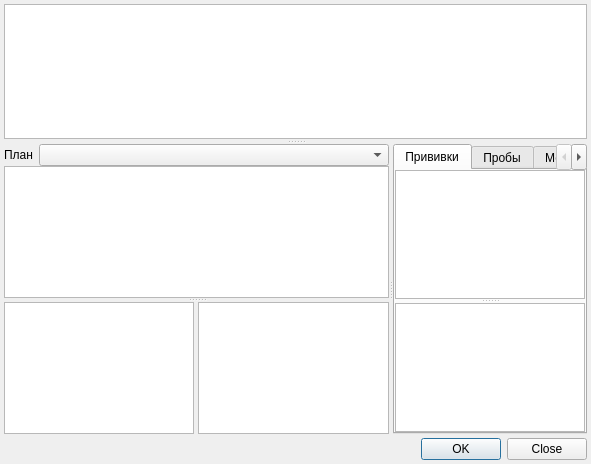
<?xml version="1.0" encoding="UTF-8"?>
<ui version="4.0">
 <class>ClientVaccinationCardDialog</class>
 <widget class="QDialog" name="ClientVaccinationCardDialog">
  <property name="geometry">
   <rect>
    <x>0</x>
    <y>0</y>
    <width>591</width>
    <height>464</height>
   </rect>
  </property>
  <property name="cursor">
   <cursorShape>ArrowCursor</cursorShape>
  </property>
  <property name="mouseTracking">
   <bool>false</bool>
  </property>
  <property name="windowTitle">
   <string>Dialog</string>
  </property>
  <layout class="QVBoxLayout" name="verticalLayout_9">
   <property name="spacing">
    <number>4</number>
   </property>
   <property name="margin">
    <number>4</number>
   </property>
   <item>
    <widget class="QSplitter" name="splitter_5">
     <property name="orientation">
      <enum>Qt::Vertical</enum>
     </property>
     <property name="handleWidth">
      <number>5</number>
     </property>
     <property name="childrenCollapsible">
      <bool>false</bool>
     </property>
     <widget class="QWidget" name="pnlClientInfoBrowser" native="true">
      <property name="sizePolicy">
       <sizepolicy hsizetype="Preferred" vsizetype="Maximum">
        <horstretch>0</horstretch>
        <verstretch>0</verstretch>
       </sizepolicy>
      </property>
      <layout class="QVBoxLayout" name="verticalLayout_8">
       <property name="spacing">
        <number>0</number>
       </property>
       <property name="margin">
        <number>0</number>
       </property>
       <item>
        <widget class="CTextBrowser" name="txtClientInfoBrowser">
         <property name="sizePolicy">
          <sizepolicy hsizetype="Expanding" vsizetype="Expanding">
           <horstretch>0</horstretch>
           <verstretch>0</verstretch>
          </sizepolicy>
         </property>
         <property name="minimumSize">
          <size>
           <width>0</width>
           <height>100</height>
          </size>
         </property>
         <property name="focusPolicy">
          <enum>Qt::ClickFocus</enum>
         </property>
         <property name="readOnly">
          <bool>true</bool>
         </property>
         <property name="html">
          <string>&lt;!DOCTYPE HTML PUBLIC &quot;-//W3C//DTD HTML 4.0//EN&quot; &quot;http://www.w3.org/TR/REC-html40/strict.dtd&quot;&gt;
&lt;html&gt;&lt;head&gt;&lt;meta name=&quot;qrichtext&quot; content=&quot;1&quot; /&gt;&lt;style type=&quot;text/css&quot;&gt;
p, li { white-space: pre-wrap; }
&lt;/style&gt;&lt;/head&gt;&lt;body style=&quot; font-family:'Tahoma'; font-size:9pt; font-weight:400; font-style:normal;&quot;&gt;
&lt;p style=&quot;-qt-paragraph-type:empty; margin-top:0px; margin-bottom:0px; margin-left:0px; margin-right:0px; -qt-block-indent:0; text-indent:0px; font-family:'MS Shell Dlg 2'; font-size:8pt;&quot;&gt;&lt;br /&gt;&lt;/p&gt;&lt;/body&gt;&lt;/html&gt;</string>
         </property>
         <property name="textInteractionFlags">
          <set>Qt::TextBrowserInteraction</set>
         </property>
        </widget>
       </item>
      </layout>
     </widget>
     <widget class="QWidget" name="pnlMain" native="true">
      <property name="sizePolicy">
       <sizepolicy hsizetype="Preferred" vsizetype="Expanding">
        <horstretch>0</horstretch>
        <verstretch>0</verstretch>
       </sizepolicy>
      </property>
      <layout class="QGridLayout" name="gridLayout">
       <property name="margin">
        <number>0</number>
       </property>
       <property name="spacing">
        <number>0</number>
       </property>
       <item row="0" column="0">
        <widget class="QSplitter" name="splitter_2">
         <property name="orientation">
          <enum>Qt::Horizontal</enum>
         </property>
         <widget class="QWidget" name="pnlFilter" native="true">
          <layout class="QGridLayout" name="gridLayout_3">
           <property name="verticalSpacing">
            <number>0</number>
           </property>
           <property name="margin">
            <number>0</number>
           </property>
           <item row="0" column="1">
            <widget class="CRBComboBox" name="cmbFilterVaccinationCalendar"/>
           </item>
           <item row="0" column="0">
            <widget class="QLabel" name="lblFilterVaccinationCalendar">
             <property name="sizePolicy">
              <sizepolicy hsizetype="Maximum" vsizetype="Preferred">
               <horstretch>0</horstretch>
               <verstretch>0</verstretch>
              </sizepolicy>
             </property>
             <property name="text">
              <string>План</string>
             </property>
            </widget>
           </item>
           <item row="2" column="0" colspan="2">
            <widget class="QSplitter" name="splitter">
             <property name="orientation">
              <enum>Qt::Vertical</enum>
             </property>
             <widget class="QWidget" name="pnlFilterInfection" native="true">
              <layout class="QVBoxLayout" name="verticalLayout">
               <property name="spacing">
                <number>0</number>
               </property>
               <property name="margin">
                <number>0</number>
               </property>
               <item>
                <widget class="CRBCheckTableView" name="tblFilterInfection"/>
               </item>
              </layout>
             </widget>
             <widget class="QWidget" name="pnlFilterVaccineAndProbe" native="true">
              <layout class="QHBoxLayout" name="horizontalLayout">
               <property name="spacing">
                <number>4</number>
               </property>
               <property name="margin">
                <number>0</number>
               </property>
               <item>
                <widget class="CRBCheckTableView" name="tblFilterVaccine"/>
               </item>
               <item>
                <widget class="CRBCheckTableView" name="tblFilterProbe"/>
               </item>
              </layout>
             </widget>
            </widget>
           </item>
          </layout>
         </widget>
         <widget class="QTabWidget" name="tabWidget">
          <property name="currentIndex">
           <number>0</number>
          </property>
          <widget class="QWidget" name="tabVaccination">
           <attribute name="title">
            <string>Прививки</string>
           </attribute>
           <layout class="QVBoxLayout" name="verticalLayout_4">
            <property name="spacing">
             <number>0</number>
            </property>
            <property name="margin">
             <number>0</number>
            </property>
            <item>
             <widget class="QSplitter" name="tabVaccinationSplitter">
              <property name="orientation">
               <enum>Qt::Vertical</enum>
              </property>
              <widget class="QWidget" name="pnlVaccination" native="true">
               <layout class="QVBoxLayout" name="verticalLayout_2">
                <property name="spacing">
                 <number>0</number>
                </property>
                <property name="margin">
                 <number>0</number>
                </property>
                <item>
                 <widget class="CTableView" name="tblVaccination"/>
                </item>
               </layout>
              </widget>
              <widget class="QWidget" name="pnlVaccinationLeftoverSchema" native="true">
               <layout class="QVBoxLayout" name="verticalLayout_3">
                <property name="spacing">
                 <number>0</number>
                </property>
                <property name="margin">
                 <number>0</number>
                </property>
                <item>
                 <widget class="CTableView" name="tblVaccinationLeftOverSchema"/>
                </item>
               </layout>
              </widget>
             </widget>
            </item>
           </layout>
          </widget>
          <widget class="QWidget" name="tabProbe">
           <attribute name="title">
            <string>Пробы</string>
           </attribute>
           <layout class="QVBoxLayout" name="verticalLayout_7">
            <property name="spacing">
             <number>0</number>
            </property>
            <property name="margin">
             <number>0</number>
            </property>
            <item>
             <widget class="QSplitter" name="tabProbeSplitter">
              <property name="orientation">
               <enum>Qt::Vertical</enum>
              </property>
              <widget class="QWidget" name="pnlProbe" native="true">
               <layout class="QVBoxLayout" name="verticalLayout_5">
                <property name="spacing">
                 <number>0</number>
                </property>
                <property name="margin">
                 <number>0</number>
                </property>
                <item>
                 <widget class="CTableView" name="tblProbe"/>
                </item>
               </layout>
              </widget>
              <widget class="QWidget" name="pnlProbeLeftoverSchema" native="true">
               <layout class="QVBoxLayout" name="verticalLayout_6">
                <property name="spacing">
                 <number>0</number>
                </property>
                <property name="margin">
                 <number>0</number>
                </property>
                <item>
                 <widget class="CTableView" name="tblProbeLeftoverSchema"/>
                </item>
               </layout>
              </widget>
             </widget>
            </item>
           </layout>
          </widget>
          <widget class="QWidget" name="tabMedicalExemption">
           <attribute name="title">
            <string>Медотводы</string>
           </attribute>
           <layout class="QVBoxLayout" name="verticalLayout_12">
            <property name="spacing">
             <number>0</number>
            </property>
            <property name="margin">
             <number>0</number>
            </property>
            <item>
             <widget class="QSplitter" name="tabMedicalExemptionSplitter">
              <property name="orientation">
               <enum>Qt::Vertical</enum>
              </property>
              <widget class="QWidget" name="pnlMedicalExemption" native="true">
               <layout class="QVBoxLayout" name="verticalLayout_10">
                <property name="spacing">
                 <number>0</number>
                </property>
                <property name="margin">
                 <number>0</number>
                </property>
                <item>
                 <widget class="CTableView" name="tblMedicalExemption"/>
                </item>
               </layout>
              </widget>
              <widget class="QWidget" name="pnlMedicalExemptionInfections" native="true">
               <layout class="QVBoxLayout" name="verticalLayout_11">
                <property name="spacing">
                 <number>0</number>
                </property>
                <property name="margin">
                 <number>0</number>
                </property>
                <item>
                 <widget class="CTableView" name="tblMedicalExemptionInfections"/>
                </item>
               </layout>
              </widget>
             </widget>
            </item>
           </layout>
          </widget>
         </widget>
        </widget>
       </item>
      </layout>
     </widget>
    </widget>
   </item>
   <item>
    <widget class="QDialogButtonBox" name="buttonBox">
     <property name="orientation">
      <enum>Qt::Horizontal</enum>
     </property>
     <property name="standardButtons">
      <set>QDialogButtonBox::Close|QDialogButtonBox::Ok</set>
     </property>
    </widget>
   </item>
  </layout>
 </widget>
 <customwidgets>
  <customwidget>
   <class>CTableView</class>
   <extends>QTableView</extends>
   <header>library/TableView.h</header>
  </customwidget>
  <customwidget>
   <class>CRBComboBox</class>
   <extends>QComboBox</extends>
   <header>library/crbcombobox.h</header>
  </customwidget>
  <customwidget>
   <class>CTextBrowser</class>
   <extends>QTextBrowser</extends>
   <header>library/TextBrowser.h</header>
  </customwidget>
  <customwidget>
   <class>CRBCheckTableView</class>
   <extends>QTableView</extends>
   <header>library/RBCheckTable.h</header>
  </customwidget>
 </customwidgets>
 <tabstops>
  <tabstop>cmbFilterVaccinationCalendar</tabstop>
  <tabstop>tblFilterInfection</tabstop>
  <tabstop>tblFilterVaccine</tabstop>
  <tabstop>tblFilterProbe</tabstop>
  <tabstop>tabWidget</tabstop>
  <tabstop>tblVaccination</tabstop>
  <tabstop>tblVaccinationLeftOverSchema</tabstop>
  <tabstop>tblProbe</tabstop>
  <tabstop>tblProbeLeftoverSchema</tabstop>
  <tabstop>tblMedicalExemption</tabstop>
  <tabstop>tblMedicalExemptionInfections</tabstop>
  <tabstop>buttonBox</tabstop>
 </tabstops>
 <resources/>
 <connections>
  <connection>
   <sender>buttonBox</sender>
   <signal>accepted()</signal>
   <receiver>ClientVaccinationCardDialog</receiver>
   <slot>accept()</slot>
   <hints>
    <hint type="sourcelabel">
     <x>252</x>
     <y>453</y>
    </hint>
    <hint type="destinationlabel">
     <x>157</x>
     <y>274</y>
    </hint>
   </hints>
  </connection>
  <connection>
   <sender>buttonBox</sender>
   <signal>rejected()</signal>
   <receiver>ClientVaccinationCardDialog</receiver>
   <slot>reject()</slot>
   <hints>
    <hint type="sourcelabel">
     <x>320</x>
     <y>453</y>
    </hint>
    <hint type="destinationlabel">
     <x>286</x>
     <y>274</y>
    </hint>
   </hints>
  </connection>
 </connections>
</ui>
